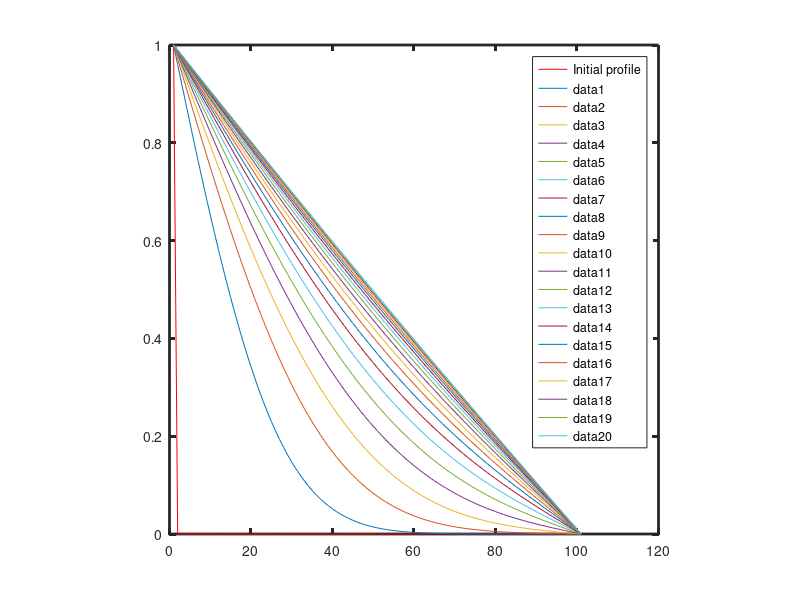

Write MATLAB code to recreate this figure.
%% Copyright (c) 2018, Vishal_S% All rights reserved. Please read the "license.txt" for license terms.%% Project Title: Computational Materials Thermodynamics% % Developer: Vishal S% % Contact Info: vishalsubbu97@gmail.com%clfcleart  = cputime ;%not dimensionalised numbersdelt = 0.1;delx = 0.5;D = 1.0;n = 101;alpha = D*delt/(delx*delx);%initial conditions% c(1) = C_0 and the remoining is 0.0c_old = zeros(n,1);c_new = zeros(n,1);c_old(1) = 1;c_old(n) = 0;A = zeros(n,n);%plot the initial profileplot (c_old, 'r-;Initial profile;');%populating the matrixA(1,1) = 1;A(n,n) = 1;for i=2:n-1A(i,i) = 1 + 2*alpha;endforfor i = 2:n-1A(i,i-1) = -alpha;endforfor i = 3:n-1A(i-1,i) = -alpha;endfor%get handleax = gca ;set(ax, "linewidth",2.0);axis("square");%hold the plothold on% Compostion evolutionfor k = 1:20 %this is for plottingfor j = 1:500c_new = inv(A)*c_old;c_old = c_new;endfor # ending j loopplot (c_old);endfor # ending k loop% Save figureprint -djpg Implicit1D0C.jpgprintf('Total cpu time: %f seconds\n', cputime-t);